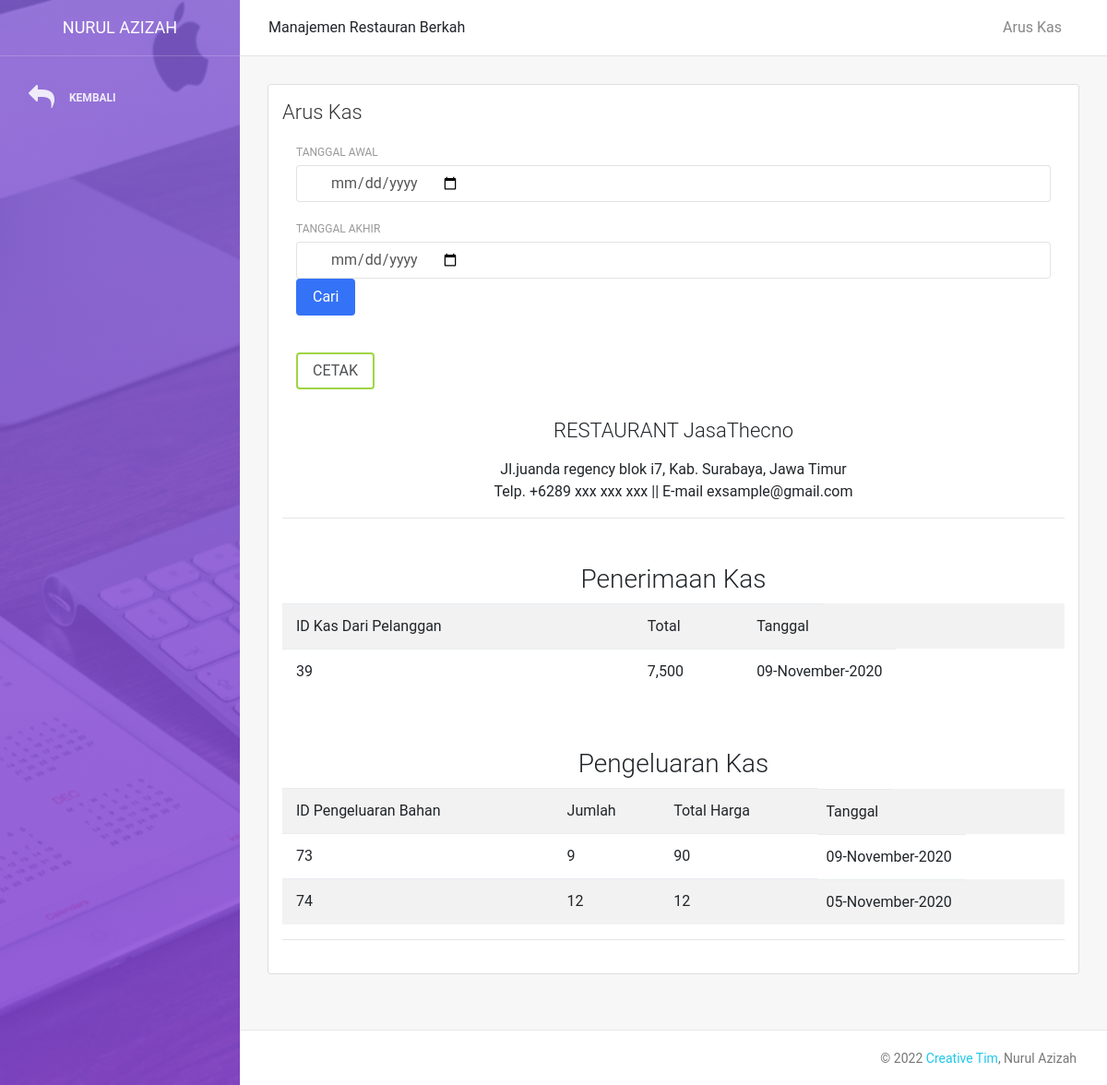
The page /arus_kas.php (signed in) on the database its author committed.
### tables this page shows
CREATE TABLE `kas` (
  `id_kas` int(11) NOT NULL,
  `saldo` bigint(20) NOT NULL,
  `id_pengajuan` int(11) NOT NULL,
  `id_transaksi` int(11) NOT NULL,
  `tanggal` date NOT NULL
);

CREATE TABLE `transaksi` (
  `id_transaksi` int(11) NOT NULL,
  `tanggal_waktu` datetime NOT NULL,
  `nomor` varchar(10) NOT NULL,
  `total` bigint(20) NOT NULL,
  `nama` varchar(100) NOT NULL,
  `bayar` bigint(20) NOT NULL,
  `kembali` bigint(20) NOT NULL,
  `status` varchar(100) NOT NULL
);

CREATE TABLE `pengajuan_bahan` (
  `id_pengajuan` int(11) NOT NULL,
  `nama_pengajuan` varchar(100) NOT NULL,
  `jumlah` int(11) NOT NULL,
  `satuan` varchar(100) NOT NULL,
  `harga` bigint(20) NOT NULL,
  `tanggal_p` date NOT NULL,
  `status` varchar(100) NOT NULL
);

### arus_kas.php (the view, shortened to what this page needs)
<?php
include 'config.php';
?>
<!DOCTYPE html>
<html lang="en">
<head>
    <link rel="stylesheet" href="https://maxcdn.bootstrapcdn.com/font-awesome/latest/css/font-awesome.min.css" />
    <link href="assets/css/bootstrap.min.css" rel="stylesheet" />
    <link href="assets/css/light-bootstrap-dashboard.css?v=2.0.0 " rel="stylesheet" />
    <link href="assets/css/demo.css" rel="stylesheet" />
</head>
<body>
    <div class="wrapper">
        <div class="sidebar" data-image="assets/img/sidebar-4.jpg">
            <div class="sidebar-wrapper">
                <div class="logo">
                    <a class="simple-text">
                        Nurul Azizah
                    </a>
                </div>
                <ul class="nav">
                    <li>
                        <a class="nav-link" onclick="history.back(-1)">
                            <i class="fa fa-reply"></i>
                            <p>Kembali</p>
                        </a>
                    </li>
                </ul>
            </div>
        </div>
        <div class="main-panel">
            <nav class="navbar navbar-expand-lg " color-on-scroll="500">
                <div class="container-fluid">
                    <div class="collapse navbar-collapse justify-content-end" id="navigation">
                        <ul class="nav navbar-nav mr-auto">
                          Manajemen Restauran Berkah
                        </ul>
                        <ul class="navbar-nav ml-auto">
                            <li class="nav-item">
                                <a class="nav-link">
                                    <span class="no-icon">Arus Kas</span>
                                </a>
                            </li>
                        </ul>
                    </div>
                </div>
            </nav>
            <div class="content">
                <div class="container-fluid">
                    <div class="row">
                        <div class="col">
                            <div class="card">
                                <div class="card-header">
                                    <h4 class="card-title">Arus Kas</h4>
                                </div>
                                <div class="card-body">
<form method="POST" class="col-sm">
<div class="form-group">
            <label>Tanggal Awal</label>
            <div class="input-group date">
                <div class="input-group-addon">
                </div>
                <input type="date" id="tanggal1" placeholder="masukkan tanggal Awal" type="text" class="form-control datepicker" name="tanggal1"  value="<?php if (isset($_POST['tanggal1'])) echo $_POST['tanggal1'];?>" >
            </div>
        </div>
        <div class="form-group">
            <label>Tanggal Akhir</label>
            <div class="input-group date">
                <div class="input-group-addon">
                </div>
                <input type="date" id="tanggal2" placeholder="masukkan tanggal Akhir" type="text" class="form-control datepicker" name="tanggal2" value="<?php if (isset($_POST['tanggal2'])) echo $_POST['tanggal2'];?>">
            </div>
            <button type="submit" name="submit" class="btn btn-primary btn-fill">Cari</button>
        </div>
    </form>
<page size="dipakai" layout="landscape">
    <br>
     <div class="container">
      <span id="remove">
        <a class="btn btn-success" id="ct"><span class="icon-print"></span> CETAK</a>
      </span>
    </div>
<div align="center">
        <h4>
          RESTAURANT JasaThecno
        </h4>
        <span>
          Jl.juanda regency blok i7, Kab. Surabaya, Jawa Timur<br>
          Telp. +6289 xxx xxx xxx || E-mail exsample@gmail.com
        </span>
        <hr>
<div class="card-body table-full-width table-responsive">
    <h3>  Penerimaan Kas  </h3>
<table class="table table-hover table-striped">
    <tr>
       <td>ID Kas Dari Pelanggan</td>
       <td>Total</td>
       <td>Tanggal</td>
    </tr>
    <?php
    if (isset($_POST['submit'])) {
        $tanggal1 = $_POST['tanggal1'];
        $tanggal2 = $_POST['tanggal2'];
 if (!empty($tanggal1) && !empty($tanggal2)) {
    $view = mysqli_query($dbconnect,"SELECT k.id_transaksi,t.id_transaksi,t.total,k.tanggal FROM kas k,transaksi t WHERE k.id_transaksi=t.id_transaksi AND tanggal BETWEEN '$tanggal1' AND '$tanggal2'");
 } else {
   $view = mysqli_query($dbconnect,"SELECT k.id_transaksi,t.id_transaksi,t.total,k.tanggal FROM kas k,transaksi t WHERE k.id_transaksi=t.id_transaksi ");
}
}else{
     $view = mysqli_query($dbconnect,"SELECT k.id_transaksi,t.id_transaksi,t.total,k.tanggal FROM kas k,transaksi t WHERE k.id_transaksi=t.id_transaksi ");
}
    while($row = mysqli_fetch_array($view)){
    ?>
    <tr>
       <td><?=$row['id_transaksi']?></td>
       <td><?=number_format($row['total'])?></td>
       <td><?=date('d-F-Y',strtotime($row['tanggal']))?></td>
    </tr>
    <?php
    }
    ?>
  </table>
</div>
<div class="card-body table-full-width table-responsive">
<h3>  Pengeluaran Kas  </h3>
<table class="table table-hover table-striped">
    <tr>
       <td>ID Pengeluaran Bahan</td>
       <td>Jumlah</td>
       <td>Total Harga</td>
       <td>Tanggal</td>
    </tr>
    <?php
if (isset($_POST['submit'])) {
        $tanggal1 = $_POST['tanggal1'];
        $tanggal2 = $_POST['tanggal2'];
 if (!empty($tanggal1) && !empty($tanggal2)) {
    $view1 = mysqli_query($dbconnect,"SELECT k.id_pengajuan,p.id_pengajuan,p.harga,k.tanggal,p.jumlah FROM kas k,pengajuan_bahan p WHERE k.id_pengajuan=p.id_pengajuan AND status = 'selesai' AND tanggal BETWEEN '$tanggal1' AND '$tanggal2'");
 } else {
   $view1 = mysqli_query($dbconnect,"SELECT k.id_pengajuan,p.id_pengajuan,p.harga,k.tanggal,p.jumlah FROM kas k,pengajuan_bahan p WHERE k.id_pengajuan=p.id_pengajuan AND status = 'selesai'");
}
}else{
     $view1 = mysqli_query($dbconnect,"SELECT k.id_pengajuan,p.id_pengajuan,p.harga,k.tanggal,p.jumlah FROM kas k,pengajuan_bahan p WHERE k.id_pengajuan=p.id_pengajuan AND status = 'selesai'");
}
    while($row = mysqli_fetch_array($view1)){
    ?>
    <tr>
       <td><?=$row['id_pengajuan']?></td>
       <td><?=$row['jumlah']?></td>
       <td><?=number_format($row['harga']*$row['jumlah'])?></td>
       <td><?=date('d-F-Y',strtotime($row['tanggal']))?></td>
    </tr>
    <?php
    }
    ?>
  </table>
            <hr>
  </div>
  </page>
</div>                               </div>
                            </div>
                        </div>
                    </div>
                </div>
            </div>
            <footer class="footer">
                <div class="container-fluid">
                    <nav>
                        <p class="copyright text-center">
                            ©
                            <a href="http://www.creative-tim.com">Creative Tim</a>, Nurul Azizah
                        </p>
                    </nav>
                </div>
            </footer>
        </div>
</body>
</html>

### rows shown on the page
kas: id_transaksi.id_transaksi "39", id_transaksi.total "7,500", tanggal "09-November-2020"
kas: id_pengajuan.id_pengajuan "73", id_pengajuan.jumlah "9", $row['harga']*$row['jumlah'] "90", tanggal "09-November-2020"
kas: id_pengajuan.id_pengajuan "74", id_pengajuan.jumlah "12", $row['harga']*$row['jumlah'] "12", tanggal "05-November-2020"
